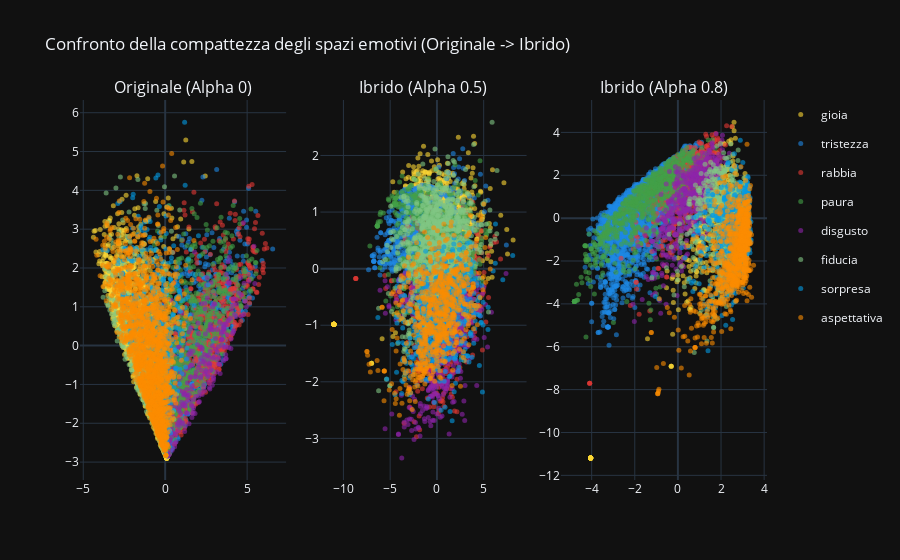

Notebook code for this chart:
### Markdown cell above
## Visualizzazione dei risultati
Visualizziamo i punteggi emotivi originali e ricalcolati per alcune parole chiave.

### Code cell
from Fase1.pca_utils import perform_pca_analysis
from Fase1.visualizer import plot_pca_single
from plotly.subplots import make_subplots
import plotly.graph_objects as go

# 1. PCA su dati Originali
dom_orig = df_emotions.idxmax(axis=1)
pca_orig = perform_pca_analysis(df_emotions, BASIC_EMOTIONS, dom_orig, scale=True)

# 2. PCA su dati Alpha 0.5 (Ibrido bilanciato)
dom_05 = df_alpha_05.idxmax(axis=1)
pca_05 = perform_pca_analysis(df_alpha_05, BASIC_EMOTIONS, dom_05, scale=True)

# 3. PCA su dati Alpha 0.8 (Dominanza distribuzionale)
dom_08 = df_alpha_08.idxmax(axis=1)
pca_08 = perform_pca_analysis(df_alpha_08, BASIC_EMOTIONS, dom_08, scale=True)

def compare_pca_layouts(pca_list, titles):
    fig = make_subplots(rows=1, cols=len(pca_list), subplot_titles=titles, horizontal_spacing=0.05)
    
    for i, pca_data in enumerate(pca_list):
        df = pca_data['df']
        for emo in BASIC_EMOTIONS:
            emo_data = df[df['Emozione Dominante'] == emo]
            fig.add_trace(
                go.Scatter(
                    x=emo_data['PC1'], y=emo_data['PC2'],
                    mode='markers',
                    marker=dict(color=EMOTION_COLORS[emo], size=5, opacity=0.6),
                    name=emo,
                    showlegend=(i == 0), # Mostra legenda solo per il primo grafico
                    legendgroup=emo
                ),
                row=1, col=i+1
            )
    
    fig.update_layout(title_text="Confronto della compattezza degli spazi emotivi (Originale -> Ibrido)")
    fig.show()

compare_pca_layouts([pca_orig, pca_05, pca_08], ["Originale (Alpha 0)", "Ibrido (Alpha 0.5)", "Ibrido (Alpha 0.8)"])

### Figure 1 — Plotly figure (JSON) as saved in the notebook; plotly's stock layout.template omitted (floating-point values rounded to 4 significant figures; data arrays with more than 128 entries replaced by an {"elided": "..."} marker saying what was removed)
{"data": [{"legendgroup": "gioia", "marker": {"color": "#FDD835", "opacity": 0.6, "size": 5}, "mode": "markers", "name": "gioia", "showlegend": true, "x": {"elided": "1632 float values"}, "y": {"elided": "1632 float values"}, "type": "scatter", "xaxis": "x", "yaxis": "y"}, {"legendgroup": "tristezza", "marker": {"color": "#1E88E5", "opacity": 0.6, "size": 5}, "mode": "markers", "name": "tristezza", "showlegend": true, "x": {"elided": "806 float values"}, "y": {"elided": "806 float values"}, "type": "scatter", "xaxis": "x", "yaxis": "y"}, {"legendgroup": "rabbia", "marker": {"color": "#E53935", "opacity": 0.6, "size": 5}, "mode": "markers", "name": "rabbia", "showlegend": true, "x": {"elided": "719 float values"}, "y": {"elided": "719 float values"}, "type": "scatter", "xaxis": "x", "yaxis": "y"}, {"legendgroup": "paura", "marker": {"color": "#43A047", "opacity": 0.6, "size": 5}, "mode": "markers", "name": "paura", "showlegend": true, "x": {"elided": "665 float values"}, "y": {"elided": "665 float values"}, "type": "scatter", "xaxis": "x", "yaxis": "y"}, {"legendgroup": "disgusto", "marker": {"color": "#8E24AA", "opacity": 0.6, "size": 5}, "mode": "markers", "name": "disgusto", "showlegend": true, "x": {"elided": "255 float values"}, "y": {"elided": "255 float values"}, "type": "scatter", "xaxis": "x", "yaxis": "y"}, {"legendgroup": "fiducia", "marker": {"color": "#81C784", "opacity": 0.6, "size": 5}, "mode": "markers", "name": "fiducia", "showlegend": true, "x": {"elided": "768 float values"}, "y": {"elided": "768 float values"}, "type": "scatter", "xaxis": "x", "yaxis": "y"}, {"legendgroup": "sorpresa", "marker": {"color": "#039BE5", "opacity": 0.6, "size": 5}, "mode": "markers", "name": "sorpresa", "showlegend": true, "x": {"elided": "472 float values"}, "y": {"elided": "472 float values"}, "type": "scatter", "xaxis": "x", "yaxis": "y"}, {"legendgroup": "aspettativa", "marker": {"color": "#FB8C00", "opacity": 0.6, "size": 5}, "mode": "markers", "name": "aspettativa", "showlegend": true, "x": {"elided": "1588 float values"}, "y": {"elided": "1588 float values"}, "type": "scatter", "xaxis": "x", "yaxis": "y"}, {"legendgroup": "gioia", "marker": {"color": "#FDD835", "opacity": 0.6, "size": 5}, "mode": "markers", "name": "gioia", "showlegend": false, "x": {"elided": "1035 float values"}, "y": {"elided": "1035 float values"}, "type": "scatter", "xaxis": "x2", "yaxis": "y2"}, {"legendgroup": "tristezza", "marker": {"color": "#1E88E5", "opacity": 0.6, "size": 5}, "mode": "markers", "name": "tristezza", "showlegend": false, "x": {"elided": "1304 float values"}, "y": {"elided": "1304 float values"}, "type": "scatter", "xaxis": "x2", "yaxis": "y2"}, {"legendgroup": "rabbia", "marker": {"color": "#E53935", "opacity": 0.6, "size": 5}, "mode": "markers", "name": "rabbia", "showlegend": false, "x": {"elided": "773 float values"}, "y": {"elided": "773 float values"}, "type": "scatter", "xaxis": "x2", "yaxis": "y2"}, {"legendgroup": "paura", "marker": {"color": "#43A047", "opacity": 0.6, "size": 5}, "mode": "markers", "name": "paura", "showlegend": false, "x": {"elided": "992 float values"}, "y": {"elided": "992 float values"}, "type": "scatter", "xaxis": "x2", "yaxis": "y2"}, {"legendgroup": "disgusto", "marker": {"color": "#8E24AA", "opacity": 0.6, "size": 5}, "mode": "markers", "name": "disgusto", "showlegend": false, "x": {"elided": "467 float values"}, "y": {"elided": "467 float values"}, "type": "scatter", "xaxis": "x2", "yaxis": "y2"}, {"legendgroup": "fiducia", "marker": {"color": "#81C784", "opacity": 0.6, "size": 5}, "mode": "markers", "name": "fiducia", "showlegend": false, "x": {"elided": "1038 float values"}, "y": {"elided": "1038 float values"}, "type": "scatter", "xaxis": "x2", "yaxis": "y2"}, {"legendgroup": "sorpresa", "marker": {"color": "#039BE5", "opacity": 0.6, "size": 5}, "mode": "markers", "name": "sorpresa", "showlegend": false, "x": {"elided": "609 float values"}, "y": {"elided": "609 float values"}, "type": "scatter", "xaxis": "x2", "yaxis": "y2"}, {"legendgroup": "aspettativa", "marker": {"color": "#FB8C00", "opacity": 0.6, "size": 5}, "mode": "markers", "name": "aspettativa", "showlegend": false, "x": {"elided": "687 float values"}, "y": {"elided": "687 float values"}, "type": "scatter", "xaxis": "x2", "yaxis": "y2"}, {"legendgroup": "gioia", "marker": {"color": "#FDD835", "opacity": 0.6, "size": 5}, "mode": "markers", "name": "gioia", "showlegend": false, "x": {"elided": "383 float values"}, "y": {"elided": "383 float values"}, "type": "scatter", "xaxis": "x3", "yaxis": "y3"}, {"legendgroup": "tristezza", "marker": {"color": "#1E88E5", "opacity": 0.6, "size": 5}, "mode": "markers", "name": "tristezza", "showlegend": false, "x": {"elided": "2638 float values"}, "y": {"elided": "2638 float values"}, "type": "scatter", "xaxis": "x3", "yaxis": "y3"}, {"legendgroup": "rabbia", "marker": {"color": "#E53935", "opacity": 0.6, "size": 5}, "mode": "markers", "name": "rabbia", "showlegend": false, "x": {"elided": "554 float values"}, "y": {"elided": "554 float values"}, "type": "scatter", "xaxis": "x3", "yaxis": "y3"}, {"legendgroup": "paura", "marker": {"color": "#43A047", "opacity": 0.6, "size": 5}, "mode": "markers", "name": "paura", "showlegend": false, "x": {"elided": "757 float values"}, "y": {"elided": "757 float values"}, "type": "scatter", "xaxis": "x3", "yaxis": "y3"}, {"legendgroup": "disgusto", "marker": {"color": "#8E24AA", "opacity": 0.6, "size": 5}, "mode": "markers", "name": "disgusto", "showlegend": false, "x": {"elided": "522 float values"}, "y": {"elided": "522 float values"}, "type": "scatter", "xaxis": "x3", "yaxis": "y3"}, {"legendgroup": "fiducia", "marker": {"color": "#81C784", "opacity": 0.6, "size": 5}, "mode": "markers", "name": "fiducia", "showlegend": false, "x": {"elided": "612 float values"}, "y": {"elided": "612 float values"}, "type": "scatter", "xaxis": "x3", "yaxis": "y3"}, {"legendgroup": "sorpresa", "marker": {"color": "#039BE5", "opacity": 0.6, "size": 5}, "mode": "markers", "name": "sorpresa", "showlegend": false, "x": {"elided": "568 float values"}, "y": {"elided": "568 float values"}, "type": "scatter", "xaxis": "x3", "yaxis": "y3"}, {"legendgroup": "aspettativa", "marker": {"color": "#FB8C00", "opacity": 0.6, "size": 5}, "mode": "markers", "name": "aspettativa", "showlegend": false, "x": {"elided": "871 float values"}, "y": {"elided": "871 float values"}, "type": "scatter", "xaxis": "x3", "yaxis": "y3"}], "layout": {"xaxis": {"anchor": "y", "domain": [0.0, 0.3]}, "yaxis": {"anchor": "x", "domain": [0.0, 1.0]}, "xaxis2": {"anchor": "y2", "domain": [0.35, 0.65]}, "yaxis2": {"anchor": "x2", "domain": [0.0, 1.0]}, "xaxis3": {"anchor": "y3", "domain": [0.7, 1.0]}, "yaxis3": {"anchor": "x3", "domain": [0.0, 1.0]}, "annotations": [{"font": {"size": 16}, "showarrow": false, "text": "Originale (Alpha 0)", "x": 0.15, "xanchor": "center", "xref": "paper", "y": 1.0, "yanchor": "bottom", "yref": "paper"}, {"font": {"size": 16}, "showarrow": false, "text": "Ibrido (Alpha 0.5)", "x": 0.5, "xanchor": "center", "xref": "paper", "y": 1.0, "yanchor": "bottom", "yref": "paper"}, {"font": {"size": 16}, "showarrow": false, "text": "Ibrido (Alpha 0.8)", "x": 0.85, "xanchor": "center", "xref": "paper", "y": 1.0, "yanchor": "bottom", "yref": "paper"}], "title": {"text": "Confronto della compattezza degli spazi emotivi (Originale -> Ibrido)"}}}
